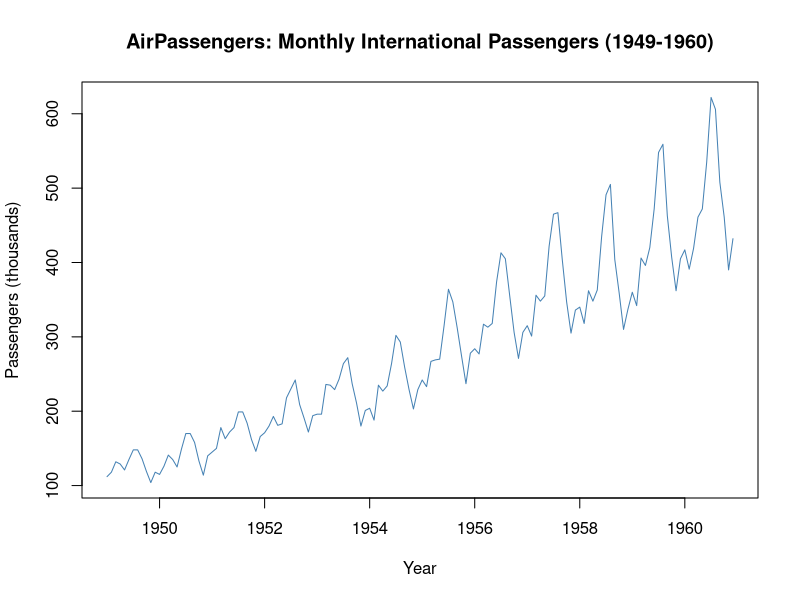
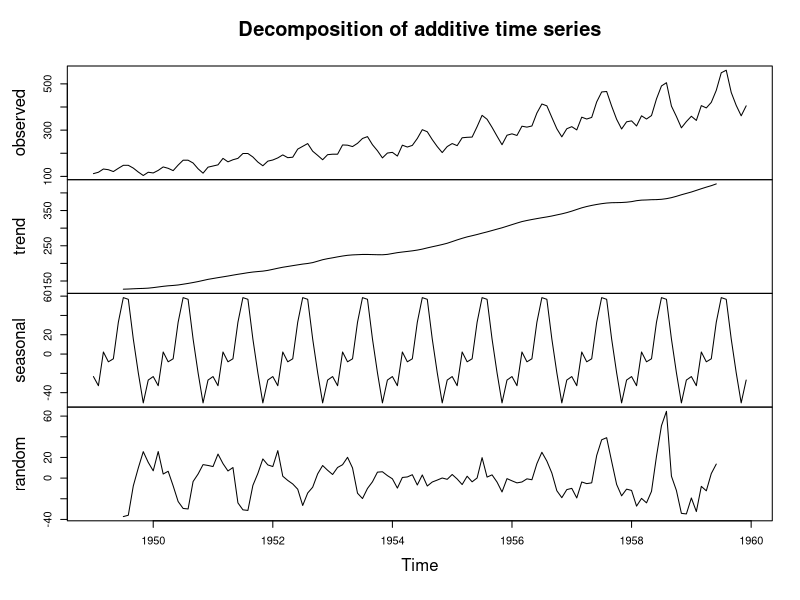
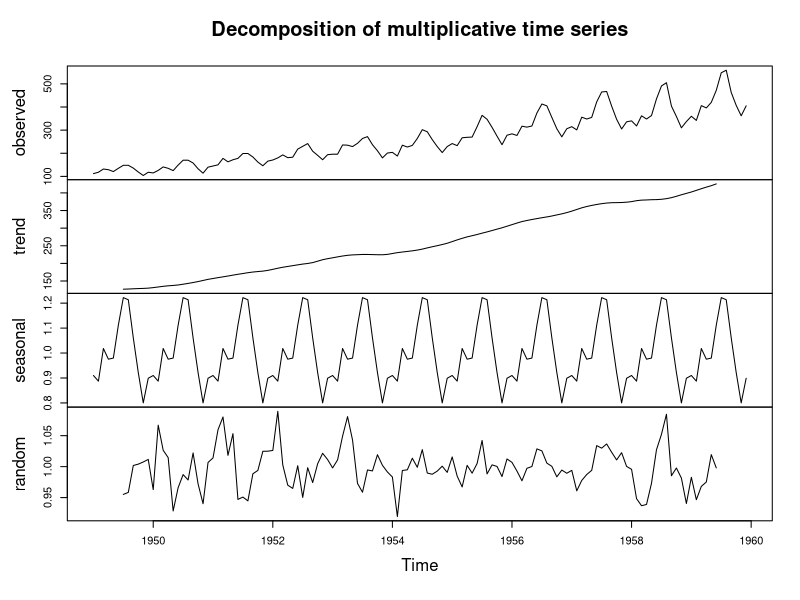
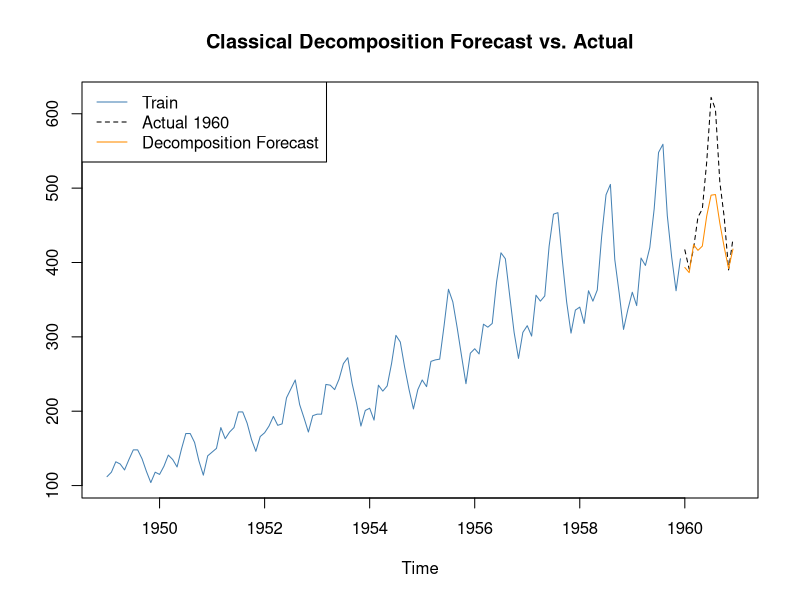
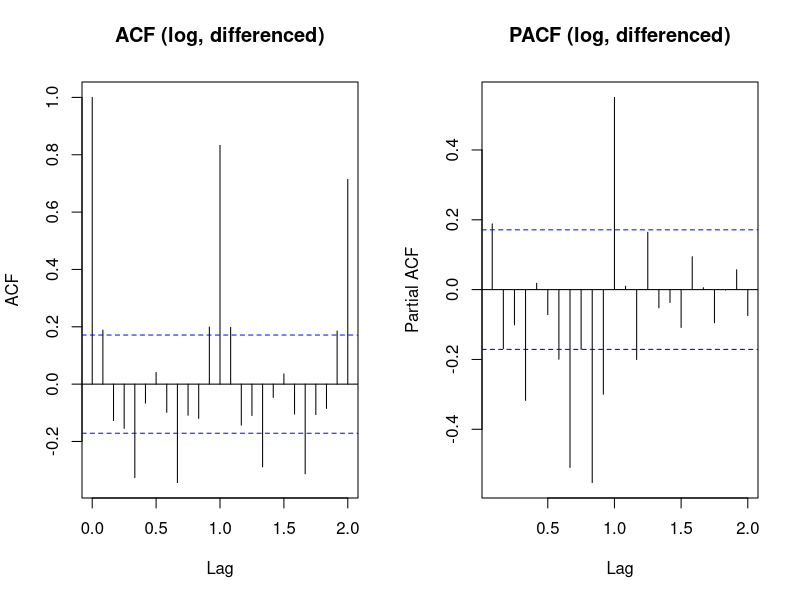
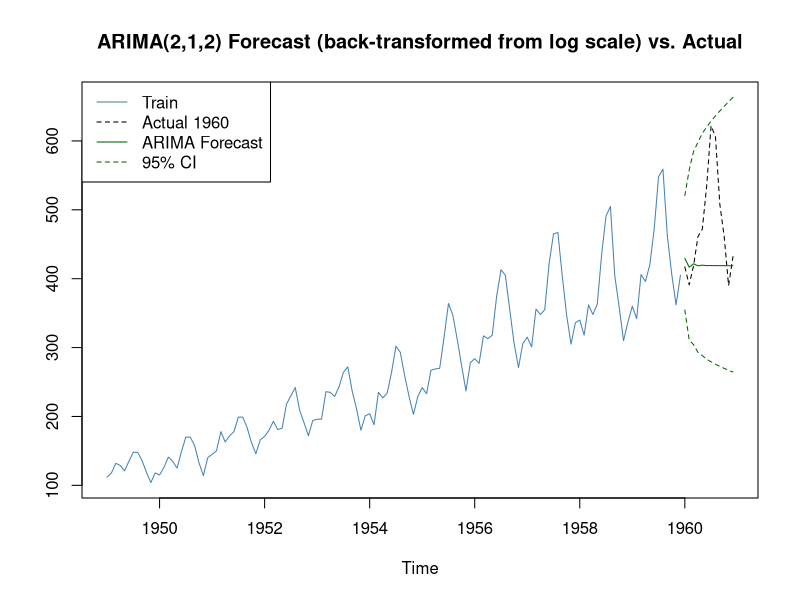

R code for these plots, in order:
## ---- chunk 1
# install.packages("tseries")  # run once if you don't already have it
library(tseries)

data("AirPassengers")

h <- 12
train <- window(AirPassengers, end = c(1959, 12))
test  <- window(AirPassengers, start = c(1960, 1))

head(AirPassengers)
cat("\nTotal months:", length(AirPassengers),
    " | Train:", length(train), " | Test:", length(test), "\n")
## ---- chunk 2
plot(AirPassengers,
     main = "AirPassengers: Monthly International Passengers (1949-1960)",
     xlab = "Year", ylab = "Passengers (thousands)", col = "steelblue")
## ---- chunk 3
decomp_add <- decompose(train, type = "additive")
plot(decomp_add)

decomp_mul <- decompose(train, type = "multiplicative")
plot(decomp_mul)

# Pull the trend line out as numbers, not just a picture
cat("Trend component, first 3 estimated months:\n")
print(round(head(na.omit(decomp_add$trend), 3), 2))
cat("\nTrend component, last 3 estimated months:\n")
print(round(tail(na.omit(decomp_add$trend), 3), 2))

# decompose() already stores the one-cycle seasonal index in $figure
add_seasonal_index <- setNames(decomp_add$figure, month.abb)
cat("\nAdditive seasonal index (thousands of passengers, +/- around trend):\n")
print(round(add_seasonal_index, 2))

mul_seasonal_index <- setNames(decomp_mul$figure, month.abb)
cat("\nMultiplicative seasonal index (ratio relative to trend):\n")
print(round(mul_seasonal_index, 3))

cat("\nAdditive residual std dev:       ", round(sd(na.omit(decomp_add$random)), 2),
    "(thousands of passengers)\n")
cat("Multiplicative residual std dev: ", round(sd(na.omit(decomp_mul$random)), 4),
    "(ratio, centered on 1.0)\n")
## ---- chunk 4
adf_raw <- adf.test(train)
print(adf_raw)

kpss_raw <- kpss.test(train)
print(kpss_raw)

lb_raw <- Box.test(train, lag = 12, type = "Ljung-Box")
print(lb_raw)

# Stabilize the variance with a log transform, then remove the trend with one difference
log_train <- log(train)
log_diff <- diff(log_train)

adf_diff <- adf.test(log_diff)
print(adf_diff)
## ---- chunk 5
trend_comp <- na.omit(decomp_add$trend)
t_trend <- seq_along(trend_comp)
fit <- lm(trend_comp ~ t_trend)

t_future <- seq(length(trend_comp) + 1, length(trend_comp) + h)
trend_forecast <- predict(fit, newdata = data.frame(t_trend = t_future))

# decompose() stores one repeating seasonal cycle in $figure
seasonal_forecast <- rep(decomp_add$figure, length.out = h)

decomp_forecast <- trend_forecast + seasonal_forecast

rmse_decomp <- sqrt(mean((decomp_forecast - as.numeric(test))^2))
mae_decomp <- mean(abs(decomp_forecast - as.numeric(test)))
mape_decomp <- mean(abs((as.numeric(test) - decomp_forecast) / as.numeric(test))) * 100

cat("Classical decomposition forecast vs. actual 1960:\n")
cat("  RMSE =", round(rmse_decomp, 1), "(thousands)\n")
cat("  MAE  =", round(mae_decomp, 1), "(thousands)\n")
cat("  MAPE =", round(mape_decomp, 1), "%\n")

forecast_ts <- ts(decomp_forecast, start = c(1960, 1), frequency = 12)

ts.plot(train, test, forecast_ts,
        col = c("steelblue", "black", "darkorange"), lty = c(1, 2, 1),
        main = "Classical Decomposition Forecast vs. Actual")
legend("topleft", legend = c("Train", "Actual 1960", "Decomposition Forecast"),
       col = c("steelblue", "black", "darkorange"), lty = c(1, 2, 1))
## ---- chunk 6
par(mfrow = c(1, 2))
acf(log_diff, lag.max = 24, main = "ACF (log, differenced)")
pacf(log_diff, lag.max = 24, main = "PACF (log, differenced)")
par(mfrow = c(1, 1))
## ---- chunk 7
orders <- list(
  "AR(2)"        = c(2, 0, 0),
  "MA(2)"        = c(0, 0, 2),
  "ARMA(2,2)"    = c(2, 0, 2),
  "ARIMA(2,1,2)" = c(2, 1, 2)
)

model_comparison <- t(sapply(orders, function(o) {
  fit <- arima(log_train, order = o)
  c(AIC = AIC(fit), in_sample_RMSE_log = sqrt(mean(fit$residuals^2)))
}))
print(round(model_comparison, 4))
## ---- chunk 8
final_fit <- arima(log_train, order = c(2, 1, 2))
pred <- predict(final_fit, n.ahead = h)

upper_log <- pred$pred + 1.96 * pred$se
lower_log <- pred$pred - 1.96 * pred$se

fc_mean <- exp(pred$pred)
upper <- exp(upper_log)
lower <- exp(lower_log)

rmse_arima <- sqrt(mean((as.numeric(fc_mean) - as.numeric(test))^2))
mae_arima <- mean(abs(as.numeric(fc_mean) - as.numeric(test)))
mape_arima <- mean(abs((as.numeric(test) - as.numeric(fc_mean)) / as.numeric(test))) * 100

cat("ARIMA(2,1,2) forecast vs. actual 1960:\n")
cat("  RMSE =", round(rmse_arima, 1), "(thousands)\n")
cat("  MAE  =", round(mae_arima, 1), "(thousands)\n")
cat("  MAPE =", round(mape_arima, 1), "%\n")

forecast_ts <- ts(as.numeric(fc_mean), start = c(1960, 1), frequency = 12)
upper_ts <- ts(as.numeric(upper), start = c(1960, 1), frequency = 12)
lower_ts <- ts(as.numeric(lower), start = c(1960, 1), frequency = 12)

ts.plot(train, test, forecast_ts, upper_ts, lower_ts,
        col = c("steelblue", "black", "darkgreen", "darkgreen", "darkgreen"),
        lty = c(1, 2, 1, 2, 2),
        main = "ARIMA(2,1,2) Forecast (back-transformed from log scale) vs. Actual")
legend("topleft", legend = c("Train", "Actual 1960", "ARIMA Forecast", "95% CI"),
       col = c("steelblue", "black", "darkgreen", "darkgreen"), lty = c(1, 2, 1, 2))
## ---- chunk 9
accuracy_comparison <- data.frame(
  RMSE = c(rmse_decomp, rmse_arima),
  MAE = c(mae_decomp, mae_arima),
  MAPE = c(mape_decomp, mape_arima)
)
rownames(accuracy_comparison) <- c("Classical Decomposition", "ARIMA(2,1,2)")
print(round(accuracy_comparison, 2))
